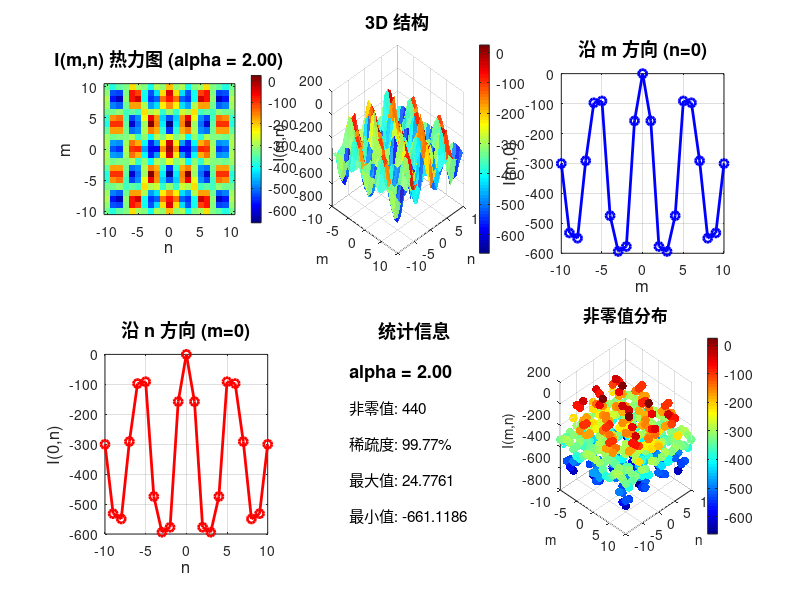

This figure's MATLAB source:
% 使用变量替换计算广义积分
% I(m,n) = ∫∫ [1-cos(mk1+nk2)] / [alpha*sin²(k1/2)-sin²(k2/2)] dk1 dk2
% 令 u = k1/2, v = k2/2

clear; clc; close all;

%% 1. 参数设置
alpha = 2;  % 可以修改

% 范围
m_vals = -10:1:10;
n_vals = -10:1:10;

fprintf('========== 使用变量替换计算积分 ==========\n');
fprintf('alpha = %.2f\n', alpha);
fprintf('令 u = k1/2, v = k2/2\n');
fprintf('I(m,n) = 4 * ∫∫ [1-cos(2mu+2nv)] / [alpha*sin²(u)-sin²(v)] du dv\n\n');

% 积分网格
N_quad = 400;
u = linspace(-pi/2+1e-10, pi/2-1e-10, N_quad);
v = linspace(-pi/2+1e-10, pi/2-1e-10, N_quad);
[du, dv] = meshgrid(u, v);

% 分母: alpha*sin²(u) - sin²(v)
denom = alpha * sin(du).^2 - sin(dv).^2;

% 奇点检测
threshold = 1e-12;
singular_idx = abs(denom) < threshold;

% 存储结果
I_matrix = zeros(length(m_vals), length(n_vals));

fprintf('网格点数: %d × %d\n', N_quad, N_quad);
fprintf('总计算量: %d 个积分点\n\n', length(m_vals)*length(n_vals));

total = length(m_vals) * length(n_vals);
progress = 0;
tic;

for mi = 1:length(m_vals)
    m = m_vals(mi);
    for ni = 1:length(n_vals)
        n = n_vals(ni);
        
        progress = progress + 1;
        if mod(progress, 50) == 0
            fprintf('进度: %d/%d (%.1f%%)\n', progress, total, progress/total*100);
        end
        
        if m == 0 && n == 0
            I_matrix(mi, ni) = 0;
            continue;
        end
        
        % 计算被积函数 (变量替换后多一个因子4)
        theta = 2 * (m * du + n * dv);
        numerator = 1 - cos(theta);
        integrand = numerator ./ denom;
        
        % 处理奇点
        if any(singular_idx(:))
            se = strel('disk', 3);
            singular_idx_expanded = imdilate(singular_idx, se);
            non_singular = ~singular_idx_expanded;
            
            if sum(non_singular(:)) > 0
                avg_val = mean(integrand(non_singular));
                integrand(singular_idx_expanded) = avg_val;
            else
                integrand(singular_idx_expanded) = 0;
            end
        end
        
        % 二重积分 (乘以雅可比行列式4)
        I_matrix(mi, ni) = 4 * trapz(v, trapz(u, integrand, 1));
    end
end

elapsed_time = toc;
fprintf('\n计算完成！总耗时: %.2f 秒\n', elapsed_time);

%% 2. 输出结果
fprintf('\n========== 积分值 (alpha = %.2f) ==========\n', alpha);

% 找出非零值
[m_idx, n_idx] = find(abs(I_matrix) > 1e-4);
non_zero_count = length(m_idx);

fprintf('非零值总数: %d / %d\n', non_zero_count, length(m_vals)*length(n_vals));
fprintf('稀疏度: %.2f%%\n', non_zero_count/(length(m_vals)*length(n_vals))*100);

% 显示小范围矩阵 (m,n = -5 到 5)
fprintf('\n小范围矩阵 (m,n = -5 到 5):\n');
fprintf('m\\n\t');
for n = -5:5
    fprintf('%6d\t', n);
end
fprintf('\n');

for m = -5:5
    fprintf('%d\t', m);
    for n = -5:5
        idx_m = find(m_vals == m);
        idx_n = find(n_vals == n);
        if ~isempty(idx_m) && ~isempty(idx_n)
            fprintf('%6.2f\t', I_matrix(idx_m, idx_n));
        end
    end
    fprintf('\n');
end

%% 3. 绘制结果
figure('Position', [50, 50, 1200, 800]);

% 热力图
subplot(2, 3, 1);
display_mat = I_matrix;
display_mat(abs(display_mat) < 1e-4) = 0;
imagesc(n_vals, m_vals, display_mat);
colorbar;
xlabel('n', 'FontSize', 12);
ylabel('m', 'FontSize', 12);
title(sprintf('I(m,n) 热力图 (alpha = %.2f)', alpha), 'FontSize', 13);
set(gca, 'YDir', 'normal');
axis square;

% 3D图
subplot(2, 3, 2);
[M, N] = meshgrid(m_vals, n_vals);
display_3d = I_matrix;
display_3d(abs(display_3d) < 1e-4) = NaN;
surf(M, N, display_3d', 'EdgeColor', 'none', 'FaceAlpha', 0.85);
xlabel('m', 'FontSize', 11);
ylabel('n', 'FontSize', 11);
zlabel('I(m,n)', 'FontSize', 11);
title('3D 结构', 'FontSize', 13);
colormap('jet');
colorbar;
grid on;
view(45, 30);

% 沿m方向 (n=0)
subplot(2, 3, 3);
idx_n0 = find(n_vals == 0);
plot(m_vals, I_matrix(idx_n0, :), 'bo-', 'LineWidth', 2);
xlabel('m', 'FontSize', 12);
ylabel('I(m,0)', 'FontSize', 12);
title('沿 m 方向 (n=0)', 'FontSize', 13);
grid on;
xlim([-10, 10]);

% 沿n方向 (m=0)
subplot(2, 3, 4);
idx_m0 = find(m_vals == 0);
plot(n_vals, I_matrix(idx_m0, :), 'ro-', 'LineWidth', 2);
xlabel('n', 'FontSize', 12);
ylabel('I(0,n)', 'FontSize', 12);
title('沿 n 方向 (m=0)', 'FontSize', 13);
grid on;
xlim([-10, 10]);

% 统计
subplot(2, 3, 5);
text(0.1, 0.9, sprintf('alpha = %.2f', alpha), 'FontSize', 13, 'FontWeight', 'bold');
text(0.1, 0.7, sprintf('非零值: %d', non_zero_count), 'FontSize', 11);
text(0.1, 0.5, sprintf('稀疏度: %.2f%%', non_zero_count/(length(m_vals)*length(n_vals))*100), 'FontSize', 11);
if non_zero_count > 0
    text(0.1, 0.3, sprintf('最大值: %.4f', max(I_matrix(:))), 'FontSize', 11);
    text(0.1, 0.1, sprintf('最小值: %.4f', min(I_matrix(:))), 'FontSize', 11);
end
axis off;
title('统计信息', 'FontSize', 13);

% 非零值分布
subplot(2, 3, 6);
if non_zero_count > 0
    M_nonzero = m_vals(m_idx);
    N_nonzero = n_vals(n_idx);
    Z_nonzero = I_matrix(sub2ind(size(I_matrix), m_idx, n_idx));
    
    scatter3(M_nonzero, N_nonzero, Z_nonzero, 40, Z_nonzero, 'filled');
    xlabel('m', 'FontSize', 10);
    ylabel('n', 'FontSize', 10);
    zlabel('I(m,n)', 'FontSize', 10);
    title('非零值分布', 'FontSize', 12);
    colormap('jet');
    colorbar;
    grid on;
    view(45, 30);
end

%% 4. 保存
save(sprintf('Integral_alpha_%.2f_new.mat', alpha), 'm_vals', 'n_vals', 'I_matrix', 'alpha');
fprintf('\n数据已保存\n');
